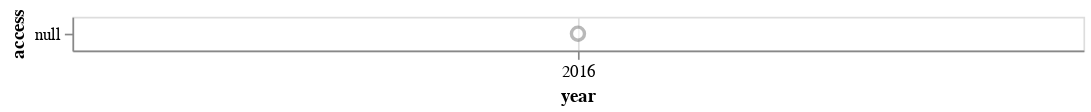

Here is the notebook cell this chart was saved with:
### Code cell
third_chart_access

### Figure 1 — Vega-Lite specification as saved in the notebook (floating-point values rounded to 4 significant figures)
{"config": {"view": {"continuousWidth": 400, "continuousHeight": 300}}, "data": {"name": "data-56797cbe1e90c5b6856a929c250d4027"}, "mark": {"type": "circle", "fill": "white", "opacity": 1, "size": 60, "stroke": "gray"}, "encoding": {"opacity": {"type": "nominal", "field": "type", "legend": null}, "x": {"type": "temporal", "field": "year"}, "y": {"type": "nominal", "field": "access"}}, "transform": [{"filter": "datum.type == \"atomic\""}], "width": 600, "$schema": "https://vega.github.io/schema/vega-lite/v4.8.1.json", "datasets": {"data-56797cbe1e90c5b6856a929c250d4027": [{"year": "1932-01-01T00:00:00", "name": "Drum memory", "type": "magnetic", "usage": "1960s", "capacity": 62500, "lifespan": null, "access": 0.0}, {"year": "1946-01-01T00:00:00", "name": "Williams-Kilburn Tube", "type": "cathode ray tube", "usage": "1955", "capacity": 1000, "lifespan": null, "access": 1.0}, {"year": "1949-01-01T00:00:00", "name": "Magnetic-core memory", "type": "magnetic", "usage": "1970s", "capacity": 100000, "lifespan": null, "access": 1.0}, {"year": "1952-01-01T00:00:00", "name": "Magnetic Band (Tape)", "type": "magnetic", "usage": "today", "capacity": 1000000, "lifespan": null, "access": 0.0}, {"year": "1956-01-01T00:00:00", "name": "Hard Disk Drive", "type": "magnetic", "usage": "today", "capacity": 2000000000000, "lifespan": null, "access": 1.0}, {"year": "1960-01-01T00:00:00", "name": "Magnetic stripe card", "type": "magnetic", "usage": null, "capacity": 200, "lifespan": "3", "access": 0.0}, {"year": "1969-01-01T00:00:00", "name": "Floppy Disk", "type": "magnetic", "usage": "1990s", "capacity": 1440000, "lifespan": "5--30", "access": 1.0}, {"year": "1970-01-01T00:00:00", "name": "Bubble Memory", "type": "magnetic", "usage": "1980s", "capacity": 125000, "lifespan": null, "access": 0.0}, {"year": "1978-01-01T00:00:00", "name": "LaserDisc (LD)/Discovision (DV)", "type": "optical", "usage": "2001", "capacity": 324000000, "lifespan": null, "access": 1.0}, {"year": "1979-01-01T00:00:00", "name": "Solid-State-Drive (SSD)", "type": "electronic", "usage": "today", "capacity": 5000000000000, "lifespan": "~10", "access": 1.0}, {"year": "1981-01-01T00:00:00", "name": "Compact Disc (CD)", "type": "optical", "usage": "today", "capacity": 700000000, "lifespan": "25", "access": 1.0}, {"year": "1987-01-01T00:00:00", "name": "Digital Audio Tape (DAT)", "type": "electro-mechanical", "usage": "2005", "capacity": 256000, "lifespan": "30", "access": 0.0}, {"year": "1991-01-01T00:00:00", "name": "Mini-Disc", "type": "magneto-optical", "usage": "2001", "capacity": 140000000, "lifespan": "30-40", "access": 1.0}, {"year": "1992-01-01T00:00:00", "name": "Digital Compact Cassette (DCC)", "type": "magnetic", "usage": "1996", "capacity": 250000000, "lifespan": "30", "access": 0.0}, {"year": "1994-01-01T00:00:00", "name": "Zip Drive", "type": "magnetic", "usage": "1990s", "capacity": 95370000, "lifespan": "5-10", "access": 1.0}, {"year": "1995-01-01T00:00:00", "name": "CompactFlash (CF)", "type": "electronic", "usage": "today", "capacity": 256000000000, "lifespan": "70-80", "access": 1.0}, {"year": "1995-01-01T00:00:00", "name": "Digital Versatile Disc (DVD)", "type": "optical", "usage": "today", "capacity": 4500000000, "lifespan": "25", "access": 1.0}, {"year": "2000-01-01T00:00:00", "name": "USB Flash Disk", "type": "electronic", "usage": "today", "capacity": 2000000000000, "lifespan": "10", "access": 1.0}, {"year": "2001-01-01T00:00:00", "name": "Secure Digital (SD) card", "type": "electronic", "usage": "today", "capacity": 128000000000000, "lifespan": "10", "access": 1.0}, {"year": "2002-01-01T00:00:00", "name": "Blu-ray Disc (BD)", "type": "optical", "usage": "2019", "capacity": 128000000000, "lifespan": "100-150", "access": 1.0}, {"year": "2004-01-01T00:00:00", "name": "Holographic Versatile Disc (HVD)", "type": "optical", "usage": "today", "capacity": 3900000000, "lifespan": "3", "access": 1.0}, {"year": "2009-01-01T00:00:00", "name": "Millennial Disc (M-DISC)", "type": "optical", "usage": "2016", "capacity": 100000000000, "lifespan": "1000", "access": 1.0}, {"year": "2016-01-01T00:00:00", "name": "Chlorine Atomic memory", "type": "atomic", "usage": "today", "capacity": 1000, "lifespan": "U", "access": null}, {"year": "2019-01-01T00:00:00", "name": "DNA", "type": "molecular", "usage": "today", "capacity": 215000000000000000, "lifespan": "500", "access": 0.0}, {"year": "2020-01-01T00:00:00", "name": "Metabolites", "type": "molecular", "usage": "today", "capacity": 70000, "lifespan": null, "access": 0.0}]}}
